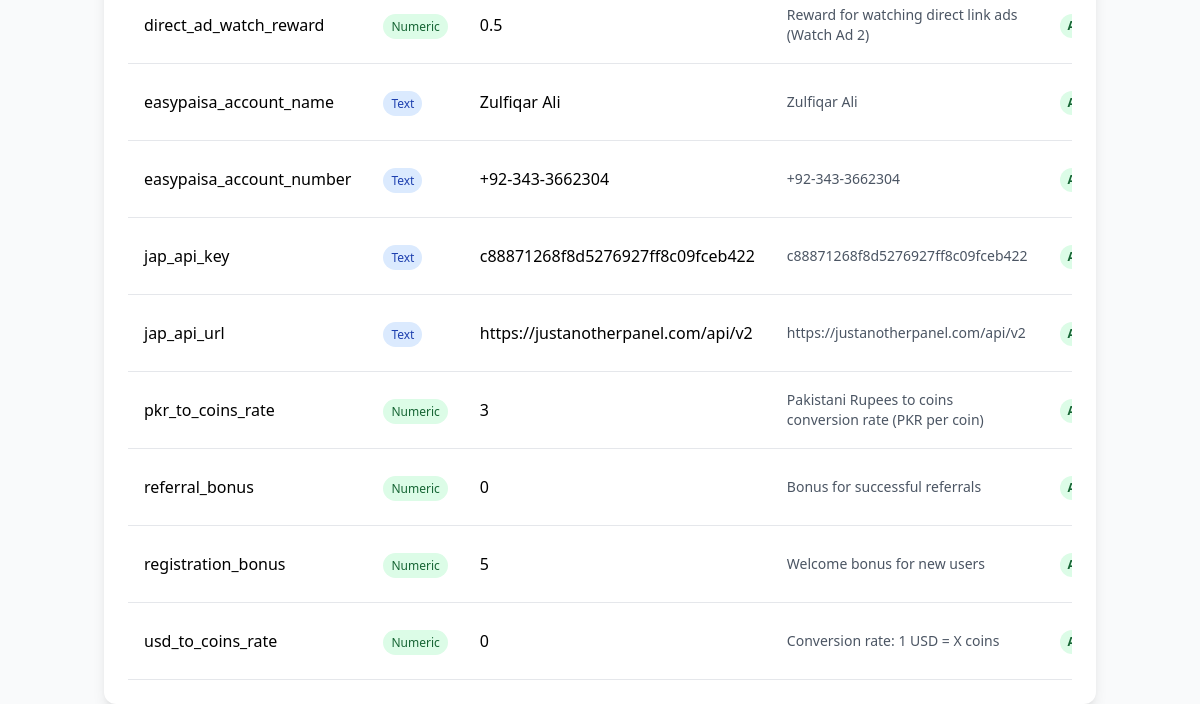
The app's page /admin/api-management (signed in, lower part), older data.
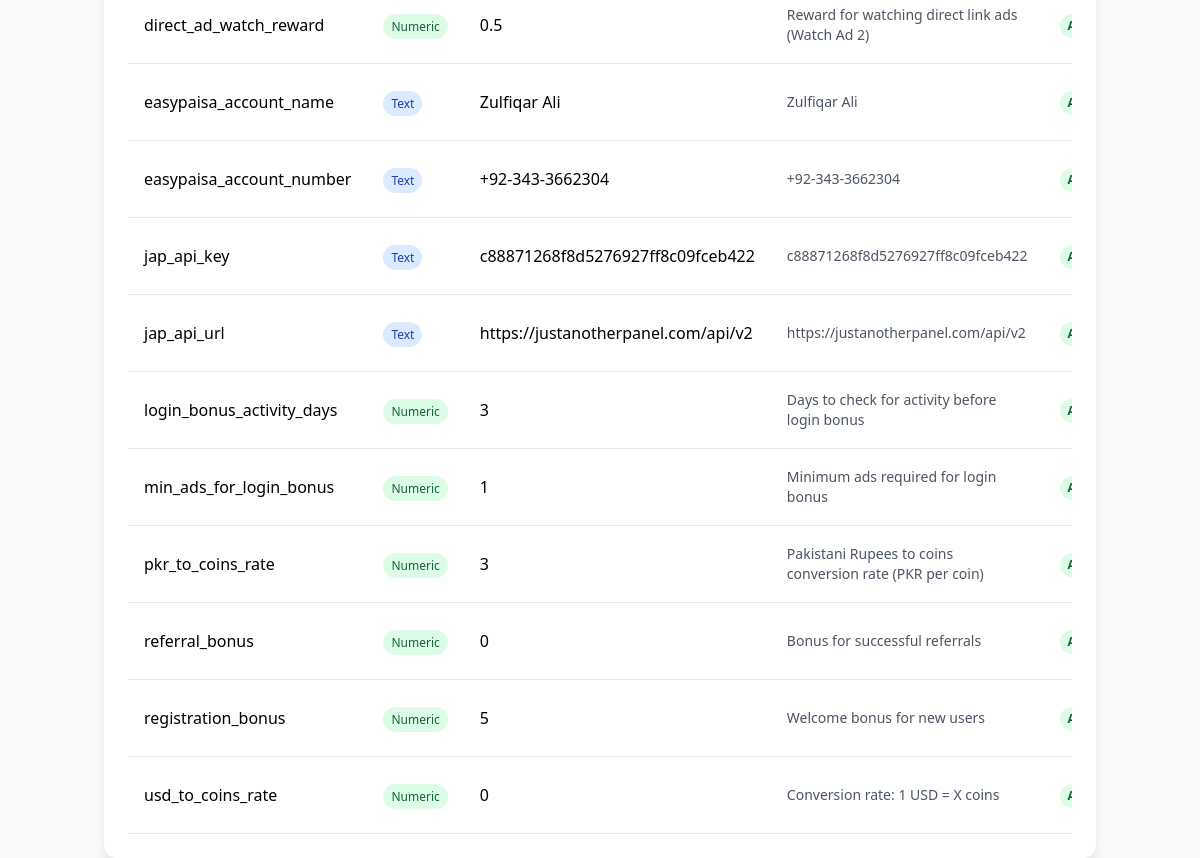
The same page, newer data.
### main.py (models this page shows)
class CoinConfiguration(db.Model):
    id = db.Column(db.Integer, primary_key=True)
    config_name = db.Column(db.String(100), unique=True, nullable=False)
    coin_value = db.Column(db.Integer, nullable=False)
    description = db.Column(db.String(200))
    is_active = db.Column(db.Boolean, default=True)
    updated_at = db.Column(db.DateTime, default=datetime.utcnow)

### main.py (the view)
@app.route('/admin/api-management')
def admin_api_management():
    if not is_admin():
        flash('Access denied. Admin privileges required.')
        return redirect(url_for('home'))
    api_configs = CoinConfiguration.query.order_by(CoinConfiguration.config_name).all()
    return render_template('admin_api_management.html', api_configs=api_configs)

### main.py (called while the page is built)
@app.before_request
def track_user_activity():
    if 'user_id' in session:
        update_user_activity(session['user_id'])

@app.context_processor
def inject_global_announcements():
    try:
        global_announcements = Announcement.query.filter_by(is_active=True).order_by(Announcement.created_at.desc()).all()
        return dict(global_announcements=global_announcements)
    except:
        return dict(global_announcements=[])

def is_admin():
    return session.get('is_admin_logged_in', False)

### templates/admin_api_management.html (shortened to what this page needs)
<!DOCTYPE html>
<html lang="en">
<head>
    <script src="https://cdn.tailwindcss.com"></script>
</head>
<body class="bg-gray-50 min-h-screen">
    <div class="container mx-auto px-4">
        <div class="bg-white rounded-xl shadow-lg p-6">
            <div class="overflow-x-auto">
                <table class="w-full table-auto">
                    <tbody>
                        {% for config in api_configs %}
                        <tr class="border-b hover:bg-gray-50">
                            <td class="px-4 py-3 font-medium">{{ config.config_name }}</td>
                            <td class="px-4 py-3">
                                {% if config.config_name in ['jap_api_url', 'jap_api_key', 'easypaisa_account_name', 'easypaisa_account_number'] %}
                                    <span class="bg-blue-100 text-blue-800 text-xs px-2 py-1 rounded-full">Text</span>
                                {% else %}
                                    <span class="bg-green-100 text-green-800 text-xs px-2 py-1 rounded-full">Numeric</span>
                                {% endif %}
                            </td>
                            <td class="px-4 py-3">
                                {% if config.config_name in ['jap_api_url', 'jap_api_key', 'easypaisa_account_name', 'easypaisa_account_number'] %}
                                    {{ config.description[:50] }}{% if config.description|length > 50 %}...{% endif %}
                                {% else %}
                                    {{ config.coin_value }}
                                {% endif %}
                            </td>
                            <td class="px-4 py-3 text-sm text-gray-600">
                                {% if config.config_name in ['jap_api_url', 'jap_api_key', 'easypaisa_account_name', 'easypaisa_account_number'] %}
                                    {{ config.description }}
                                {% else %}
                                    {{ config.description or 'No description' }}
                                {% endif %}
                            </td>
                            <td class="px-4 py-3">
                                {% if config.is_active %}
                                    <span class="inline-flex px-2 py-1 text-xs font-semibold rounded-full bg-green-100 text-green-800">Active</span>
                                {% else %}
                                    <span class="inline-flex px-2 py-1 text-xs font-semibold rounded-full bg-red-100 text-red-800">Inactive</span>
                                {% endif %}
                            </td>
                        </tr>
                        {% endfor %}
                    </tbody>
                </table>
            </div>
        </div>
    </div>
</body>
</html>

Row changes from the older to the newer data that the page shows:
added CoinConfiguration: config_name "login_bonus_activity_days", shows "Numeric", coin_value "3", description "Days to check for activity before login bonus"
added CoinConfiguration: config_name "min_ads_for_login_bonus", shows "Numeric", coin_value "1", description "Minimum ads required for login bonus"
